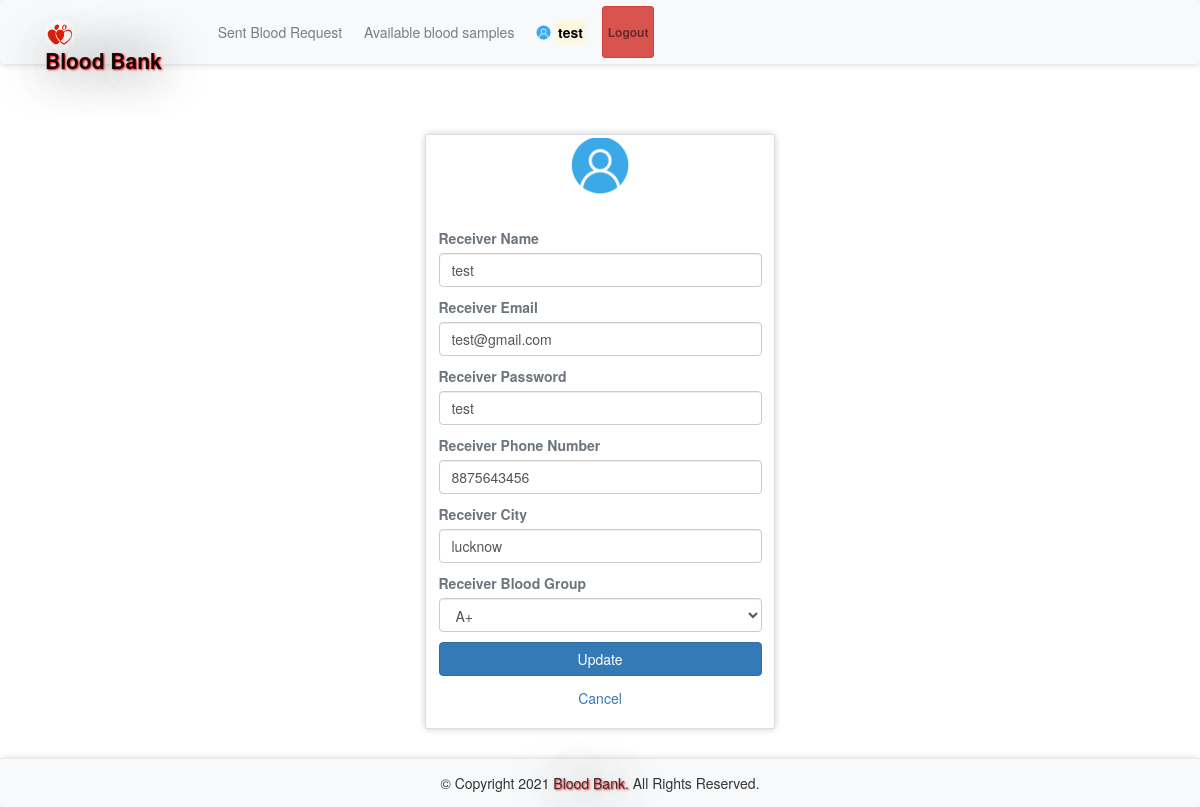
The page /rprofile.php (signed in) on the database its author committed.
### tables this page shows
CREATE TABLE `receivers` (
  `id` int(11) NOT NULL AUTO_INCREMENT,
  `rname` varchar(100) NOT NULL,
  `remail` varchar(100) NOT NULL,
  `rpassword` varchar(100) NOT NULL,
  `rphone` varchar(100) NOT NULL,
  `rbg` varchar(10) NOT NULL,
  `rcity` varchar(100) NOT NULL,
  PRIMARY KEY (`id`),
  UNIQUE KEY `remail` (`remail`)
);

### rprofile.php (the view, shortened to what this page needs)
<?php
require 'file/connection.php';
if(!isset($_SESSION['rid']))
{
  header('location:login.php');
}
else {
	if(isset($_SESSION['rid'])){
		$id=$_SESSION['rid'];
		$sql = "SELECT * FROM receivers WHERE id='$id'";
		$result = mysqli_query($conn, $sql);
		$row = mysqli_fetch_array($result);
	}
}
?>
<!DOCTYPE html>
<html>
<?php require 'head.php';?>
<body>
	<?php require 'header.php'; ?>
	<div class="container cont">
		<div class="row justify-content-center">
			<div class="col-lg-4 col-md-6 col-sm-8 mb-5">
				<div class="card">
					<div class="media justify-content-center mt-1">
						<img src="image/user.png" alt="profile" class="rounded-circle" width="60" height="60">
					</div>
					<div class="card-body">
					   <form action="file/updateprofile.php" method="post">
					   	<label class="text-muted font-weight-bold" class="text-muted font-weight-bold">Receiver Name</label>
						<input type="text" name="rname" value="<?php echo $row['rname']; ?>" class="form-control mb-3">
						<label class="text-muted font-weight-bold" class="text-muted font-weight-bold">Receiver Email</label>
						<input type="email" name="remail" value="<?php echo $row['remail']; ?>" class="form-control mb-3">
						<label class="text-muted font-weight-bold" class="text-muted font-weight-bold">Receiver Password</label>
						<input type="text" name="rpassword" value="<?php echo $row['rpassword']; ?>" class="form-control mb-3">
						<label class="text-muted font-weight-bold" class="text-muted font-weight-bold">Receiver Phone Number</label>
						<input type="text" name="rphone" value="<?php echo $row['rphone']; ?>" class="form-control mb-3">
						<label class="text-muted font-weight-bold" class="text-muted font-weight-bold">Receiver City</label>
						<input type="text" name="rcity" value="<?php echo $row['rcity']; ?>" class="form-control mb-3">
						<label class="text-muted font-weight-bold" class="text-muted font-weight-bold">Receiver Blood Group</label>
						<select class="form-control mb-3" name="bg" required>
                             <option selected><?php echo $row['rbg']; ?></option>
                        </select>
						<input type="submit" name="update" class="btn btn-block btn-primary" value="Update">
					   </form>
					</div>
					<a href="index.php" class="text-center">Cancel</a><br>
				</div>
			</div>
		</div>
	</div>
	<?php require 'footer.php'; ?>
</body>
</html>

### css/style.css (style rules this page uses)
.cont { padding-top: 40px; text-align: justify; font-size: 1em; }
.card ,nav, .footer,tr,video { border-radius: 3px; transition: all 200ms ease-out; box-shadow: 0px 0px 7px rgba(0, 0, 0, 0.2); }
.rounded-circle { margin-top: -2.5px; }
form { padding-top: 20px; }
a:link { text-decoration: none; }

### rows shown on the page
receivers: rname "test", remail "test@gmail.com", rpassword "test", rphone "8875643456", rcity "lucknow", bg "A+"

### other values the page prints
$_SESSION['rname'] "test"
